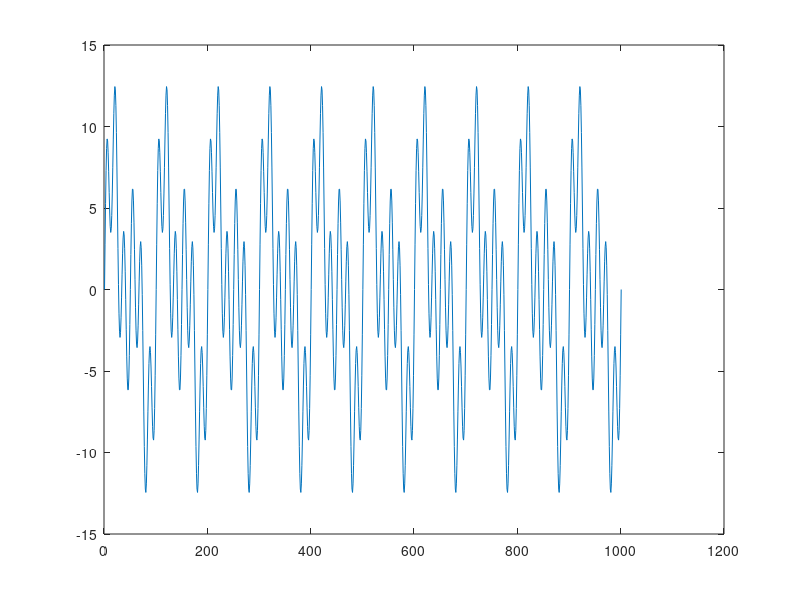
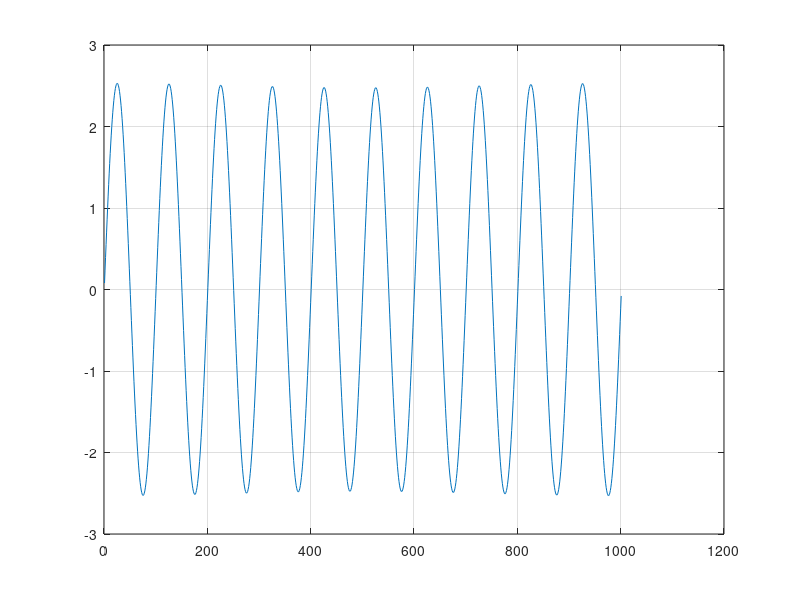

Recreate these plots in MATLAB, in order.
clear all;
clc;
close all
f=50;
 A=5;
Fs=f*100;
Ts=1/Fs;
t=0:Ts:10/f;
x=A*sin(2*pi*f*t);
x1=A*sin(2*pi*(f+50)*t);
x2=A*sin(2*pi*(f+250)*t);
x=x+x1+x2;
plot(x)
F=fft(x);
figure
N=Fs/length(F);
baxis=(1:N:N*(length(x)/2-1));
plot(baxis,real(F(1:length(F)/2)));
F2=zeros(length(F),1);
F2(10:11)=F(10:11);
xr=ifft(F2);
plot(real(xr)),grid on